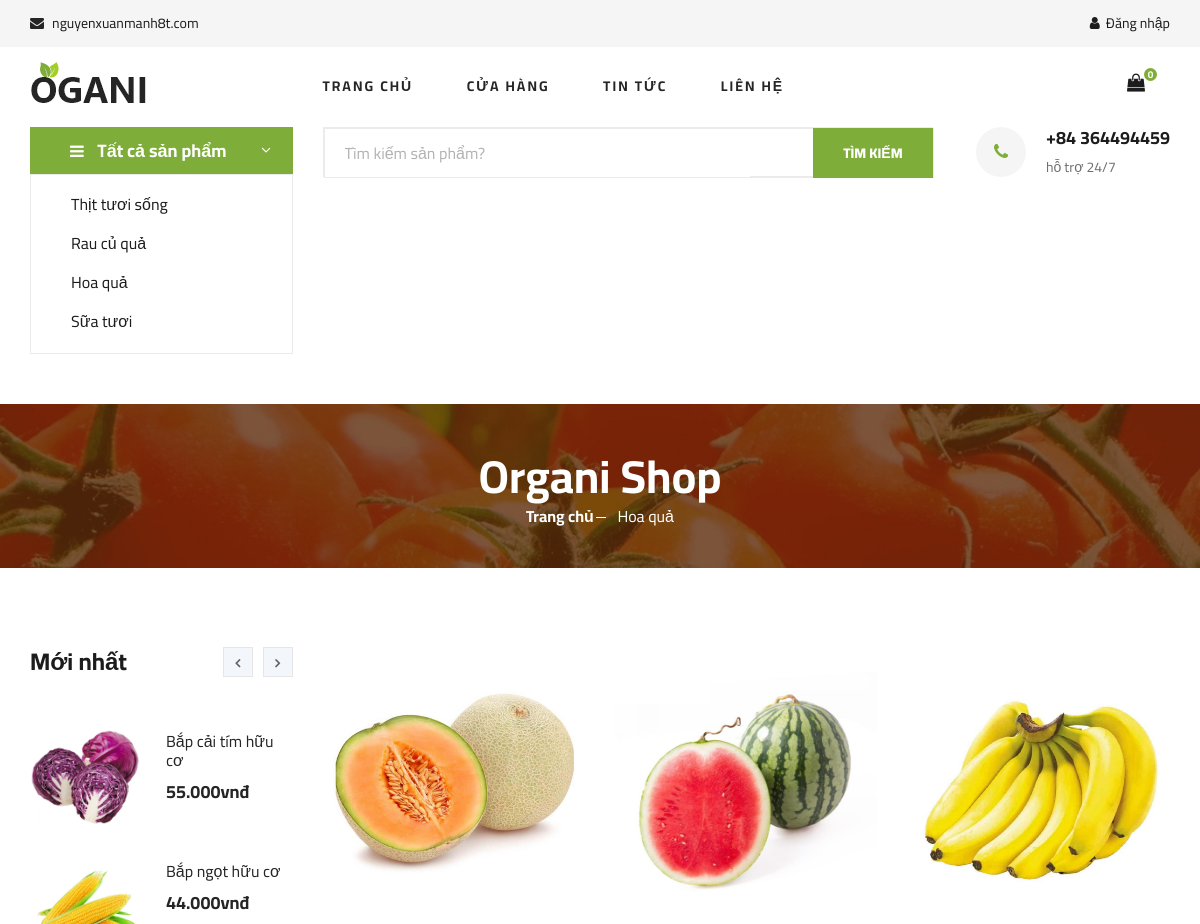
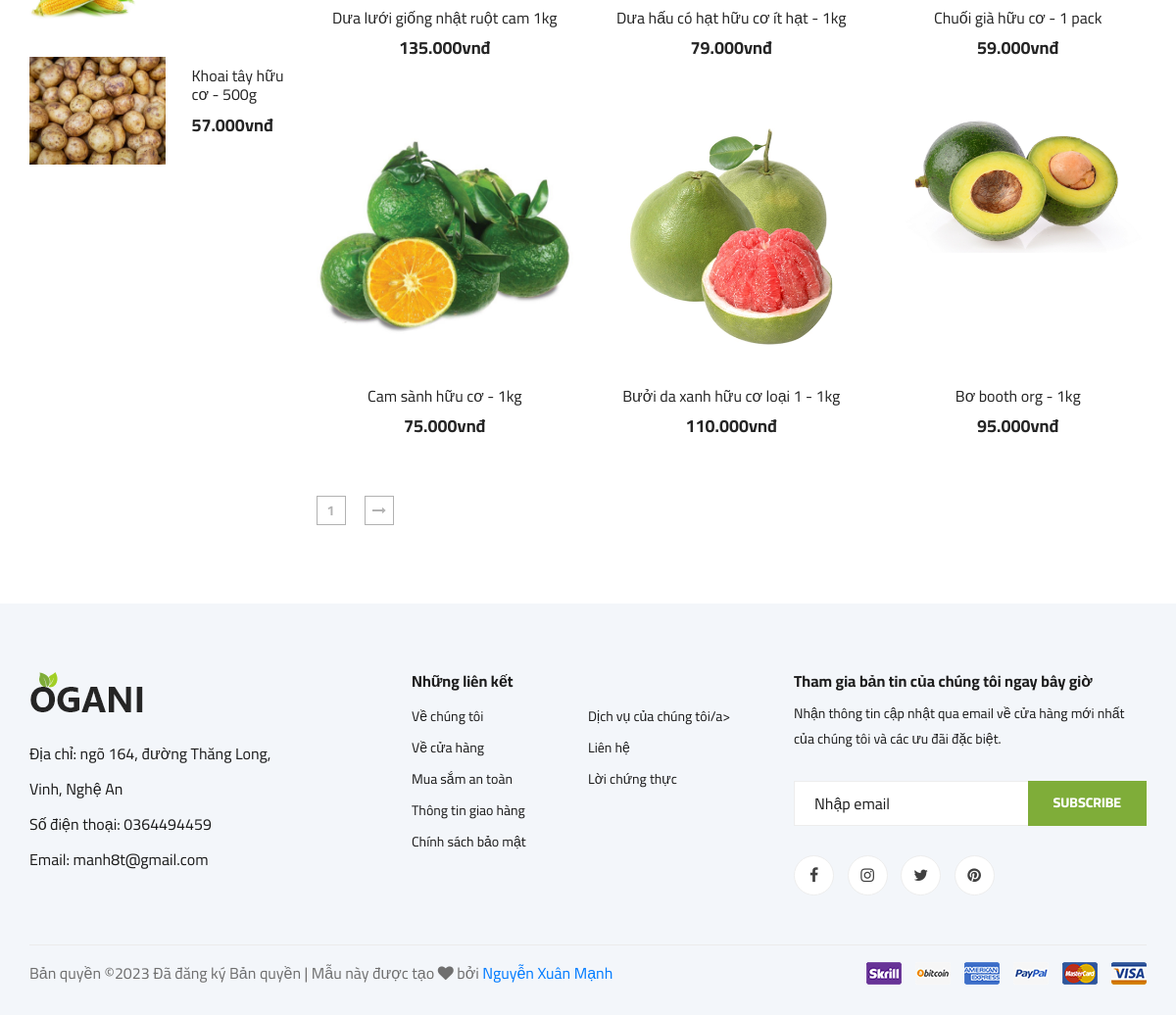
Screenshot of /fruits.php with the database file from the repository (2 pictures, top to bottom).
### tables this page shows
CREATE TABLE `tbl_product` (
  `productID` int(11) NOT NULL,
  `productImages` varchar(500) NOT NULL,
  `productName` varchar(50) NOT NULL,
  `catID` int(11) NOT NULL,
  `price` decimal(10,3) NOT NULL,
  `type` text NOT NULL COMMENT 'Normal items, Featured item',
  `description` longtext DEFAULT NULL
);

### fruits.php (the view, shortened to what this page needs)
<?php
include 'inc/header.php';
include 'inc/slider.php';
?>
<section class="breadcrumb-section set-bg" data-setbg="img/breadcrumb.jpg">
    <div class="container">
        <div class="row">
            <div class="col-lg-12 text-center">
                <div class="breadcrumb__text">
                    <h2>Organi Shop</h2>
                    <div class="breadcrumb__option">
                        <a href="./index.php">Trang chủ</a>
                        <span>Hoa quả</span>
                    </div>
                </div>
            </div>
        </div>
    </div>
</section>
<section class="product spad">
    <div class="container">
        <div class="row">
            <div class="col-lg-3 col-md-5">
                <div class="sidebar">
                    <div class="sidebar__item">
                        <div class="latest-product__text">
                            <h4>Mới nhất</h4>
                            <div class="latest-product__slider owl-carousel">
                                <?php
                                $sql = "SELECT * FROM tbl_product WHERE type = 'Nổi bật'";
                                $qr = mysqli_query($conn, $sql);
                                if ($qr) {
                                    $productCount = mysqli_num_rows($qr);
                                    $productPerSlide = 3;
                                    $currentSlide = 0;
                                    while ($row = mysqli_fetch_array($qr)) {
                                        if ($currentSlide % $productPerSlide === 0) {
                                            echo '<div class="latest-prdouct__slider__item">';
                                        }
                                ?>
                                        <a href="shop-details.php?id=<?php echo $row['productID']; ?>" class="latest-product__item">
                                            <div class="latest-product__item__pic">
                                                <img src="./admin/<?php echo $row['productImages']; ?>" alt="">
                                            </div>
                                            <div class="latest-product__item__text">
                                                <h6><?php echo $row['productName']; ?></h6>
                                                <span><?php echo $row['price']; ?>vnđ</span>
                                            </div>
                                        </a>
                                <?php
                                        $currentSlide++;
                                        if ($currentSlide % $productPerSlide === 0 || $currentSlide === $productCount) {
                                            echo '</div>';
                                        }
                                    }
                                }
                                ?>
                            </div>
                        </div>
                    </div>
                </div>
            </div>
            <div class="col-lg-9 col-md-7">
                <div class="row">
                    <?php
                    $results_per_page = 9;
                    $sql = "SELECT COUNT(*) AS total FROM tbl_product WHERE catID = 58";
                    $result = mysqli_query($conn, $sql);
                    $row = mysqli_fetch_assoc($result);
                    $total_products = $row['total'];
                    $total_pages = ceil($total_products / $results_per_page);
                    $current_page = isset($_GET['page']) ? $_GET['page'] : 1;
                    $start_index = ($current_page - 1) * $results_per_page;
                    $sql = "SELECT * FROM tbl_product WHERE catID = 58 ORDER BY productID DESC LIMIT $start_index, $results_per_page";
                    $qr = mysqli_query($conn, $sql);
                    if ($qr) {
                        while ($row = mysqli_fetch_array($qr)) {
                    ?>
                            <div class="col-lg-4 col-md-6 col-sm-6">
                                <div class="product__item">
                                    <div class="product__item__pic set-bg">
                                        <a href="shop-details.php?id=<?php echo $row['productID']; ?>"><img src="./admin/<?php echo $row['productImages']; ?>"></a>
                                    </div>
                                    <div class="product__item__text">
                                        <h6><a href="#"><?php echo $row['productName']; ?></a></h6>
                                        <h5><span><?php echo $row['price']; ?></span>vnđ</h5>
                                    </div>
                                </div>
                            </div>
                    <?php
                        }
                    }
                    ?>
                </div>
                <div class="product__pagination">
                    <?php
                    for ($page = 1; $page <= $total_pages; $page++) {
                        echo '<a href="?page=' . $page . '">' . $page . '</a>';
                    }
                    ?>
                    <a href="#"><i class="fa fa-long-arrow-right"></i></a>
                </div>
            </div>
        </div>
</section>
<?php
include 'inc/footer.php';
?>
</body>
</html>

### css/style.css (style rules this page uses)
html, body { height: 100%; font-family: "Cairo", sans-serif; -webkit-font-smoothing: antialiased; font-smoothing: antialiased; }
h1, h2, h3, h4, h5, h6 { margin: 0; color: #111111; font-weight: 400; font-family: "Cairo", sans-serif; }
h2 { font-size: 36px; }
h4 { font-size: 24px; }
h5 { font-size: 18px; }
h6 { font-size: 16px; }
img { max-width: 100%; }
.set-bg { background-repeat: no-repeat; background-size: cover; background-position: top center; }
.spad { padding-top: 100px; padding-bottom: 100px; }
.latest-product__text h4 { font-weight: 700; color: #1c1c1c; margin-bottom: 45px; }
.latest-product__item { margin-bottom: 20px; overflow: hidden; display: block; }
.latest-product__item__pic { float: left; margin-right: 26px; }
.latest-product__item__pic img { height: 110px; width: 110px; }
.latest-product__item__text { overflow: hidden; padding-top: 10px; }
.latest-product__item__text h6 { color: #252525; margin-bottom: 8px; }
.latest-product__item__text span { font-size: 18px; display: block; color: #252525; font-weight: 700; }
.breadcrumb-section { display: flex; align-items: center; padding: 45px 0 40px; }
.breadcrumb__text h2 { font-size: 46px; color: #ffffff; font-weight: 700; }
.breadcrumb__option a { display: inline-block; font-size: 16px; color: #ffffff; font-weight: 700; margin-right: 20px; position: relative; }
.breadcrumb__option a:after { position: absolute; right: -12px; top: 13px; height: 1px; width: 10px; background: #ffffff; content: ""; }
.breadcrumb__option span { display: inline-block; font-size: 16px; color: #ffffff; }
.sidebar__item { margin-bottom: 35px; }
.sidebar__item h4 { color: #1c1c1c; font-weight: 700; margin-bottom: 25px; }
.sidebar__item .latest-product__text { position: relative; }
.sidebar__item .latest-product__text h4 { margin-bottom: 45px; }
.product { padding-top: 80px; padding-bottom: 80px; }
.product__item { margin-bottom: 50px; }
.product__item__pic { height: 270px; position: relative; overflow: hidden; }
.product__item__text { text-align: center; padding-top: 15px; }
.product__item__text h6 { margin-bottom: 10px; }
.product__item__text h6 a { color: #252525; }
.product__item__text h5 { color: #252525; font-weight: 700; }
.product__pagination, .blog__pagination { padding-top: 10px; }
.product__pagination a, .blog__pagination a { display: inline-block; width: 30px; height: 30px; border: 1px solid #b2b2b2; font-size: 14px; color: #b2b2b2; font-weight: 700; line-height: 28px; text-align: center; margin-right: 16px; -webkit-transition: all, 0.3s; -moz-transition: all, 0.3s; -ms-transition: all, 0.3s; -o-transition: all, 0.3s; transition: all, 0.3s; }
.product__pagination a:last-child, .blog__pagination a:last-child { margin-right: 0; }
@media only screen and (min-width: 1200px) { .container { max-width: 1170px; } }

### rows the page displays
tbl_product: productImages (picture), productName "Bắp cải tím hữu cơ", price "55.000"
tbl_product: productImages (picture), productName "Bắp ngọt hữu cơ", price "44.000"
tbl_product: productImages (picture), productName "Khoai tây hữu cơ - 500g", price "57.000"
tbl_product: productImages (picture), productName "Dưa lưới giống nhật ruột cam 1kg", price "135.000"
tbl_product: productImages (picture), productName "Dưa hấu có hạt hữu cơ ít hạt - 1kg", price "79.000"
tbl_product: productImages (picture), productName "Chuối già hữu cơ - 1 pack", price "59.000"
tbl_product: productImages (picture), productName "Cam sành hữu cơ - 1kg", price "75.000"
tbl_product: productImages (picture), productName "Bưởi da xanh hữu cơ loại 1 - 1kg", price "110.000"
tbl_product: productImages (picture), productName "Bơ booth org - 1kg", price "95.000"
